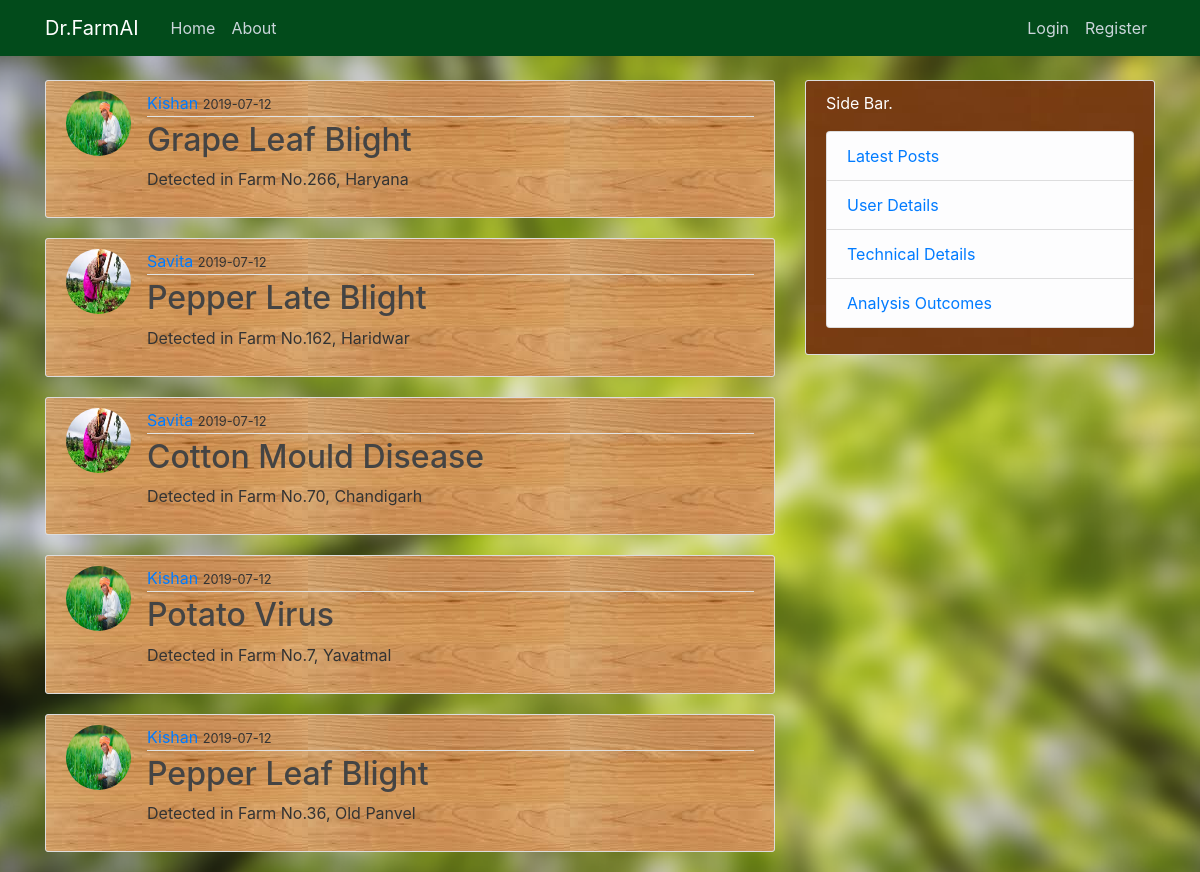
The page /home on the database its author committed.
### flaskblog/models.py (models this page shows, shortened)
class Post(db.Model):
    id = db.Column(db.Integer, primary_key=True)
    title = db.Column(db.String(100), nullable=False)
    date_posted = db.Column(db.DateTime, nullable=False, default=datetime.utcnow)
    content = db.Column(db.Text, nullable=False)
    user_id = db.Column(db.Integer, db.ForeignKey('user.id'), nullable=False)

class User(db.Model,UserMixin):
    id = db.Column(db.Integer, primary_key=True)
    username = db.Column(db.String(20), unique=True, nullable=False)
    email = db.Column(db.String(120), unique=True, nullable=False)
    image_file = db.Column(db.String(20), nullable=False, default='default1.jpg')
    password = db.Column(db.String(60), nullable=False)
    posts = db.relationship('Post', backref='author', lazy=True)

### flaskblog/routs.py (the view)
@app.route("/")
@app.route("/home")
def home():
    posts=Post.query.order_by(Post.date_posted.desc()).all()
    return render_template('home.html', posts=posts)

### flaskblog/templates/home.html
{% extends "layout.html" %}
{% block content %}
	{% for post in posts %}
		<article class="media content-section" style="background-image: url({{ url_for('static', filename='images-5.jpeg')}}) ">
      <img class="rounded-circle article-img" src="{{ url_for('static',filename='profile_pics/' + post.author.image_file)}}">
  		<div class="media-body" >
    		<div class="article-metadata">
      		<a href="{{ url_for('account') }}">{{ post.author.username }}</a>
      		<small >{{ post.date_posted.strftime('%Y-%m-%d') }}</small>
    		</div>
    	<h2><a class="article-title" href="{{ url_for('post',post_id=post.id) }}">{{ post.title }}</a></h2>
    	<p class="article-content">{{ post.content }}</p>
  		</div>
		</article>
	{% endfor %}
{% endblock %}

### flaskblog/templates/layout.html (shortened to what this page needs)
<!DOCTYPE html>
<html>
<head>
    <link rel="stylesheet" href="https://maxcdn.bootstrapcdn.com/bootstrap/4.0.0/css/bootstrap.min.css">
    <link rel="stylesheet" type="text/css" href="{{ url_for('static', filename='main.css') }}">
</head>
<body style="background-image: url({{ url_for('static', filename='try3.png')}})">
    <header class="site-header" style="background: #024B1B">
      <nav class="navbar navbar-expand-md navbar-dark bg-steel fixed-top" style="background: #024B1B" >
        <div class="container">
          <a class="navbar-brand mr-4" href="/">Dr.FarmAI</a>
          <div class="collapse navbar-collapse" id="navbarToggle">
            <div class="navbar-nav mr-auto">
              <a class="nav-item nav-link" href="{{ url_for('home') }}">Home</a>
              <a class="nav-item nav-link" href="{{ url_for('about') }}">About</a>
            </div>
            <div class="navbar-nav" >
              {% if current_user.is_authenticated %}
                <a class="nav-item nav-link" href="{{ url_for('new_post') }}">New Post</a>
                <a class="nav-item nav-link" href="{{ url_for('account') }}">Account</a>
                <a class="nav-item nav-link" href="{{ url_for('static', filename='analysis.html') }}">Start Analysis</a>
                <a class="nav-item nav-link" href="{{ url_for('static', filename='solutions.html') }}">Solutions</a>
                <a class="nav-item nav-link" href="{{ url_for('logout') }}">Logout</a>
              {% else %}
                <a class="nav-item nav-link" href="{{ url_for('login') }}">Login</a>
                <a class="nav-item nav-link" href="{{ url_for('register') }}">Register</a>
              {% endif %}
            </div>
          </div>
        </div>
      </nav>
    </header>
    <main role="main" class="container bg">
      <div class="row" >
        <div class="col-md-8">
          {% block content %}{% endblock %}
        </div>
        <div class="col-md-4" >
          <div class="content-section" style="background-image: url({{ url_for('static', filename='images-4.jpeg')}}) ">
            <p style="color: white">Side Bar.
              <ul class="list-group">
                <li class="list-group-item list-group-item-light" ><a href="{{ url_for('home')}}" >Latest Posts</a></li>
                <li class="list-group-item list-group-item-light"><a href="{{ url_for('account') }}">User Details</a></li>
                <li class="list-group-item list-group-item-light"><a href="{{ url_for('about') }}">Technical Details</a></li>
                <li class="list-group-item list-group-item-light"><a href="{{ url_for('account') }}">Analysis Outcomes</a></li>
              </ul>
            </p>
          </div>
        </div>
      </div>
    </main>
</body>
</html>

### flaskblog/static/main.css (style rules this page uses)
body { background: #fafafa; color: #333333; margin-top: 5rem; }
h1, h2, h3, h4, h5, h6 { color: #444444; }
.bg-steel { background-color: #5f788a; }
.site-header .navbar-nav .nav-link { color: #cbd5db; }
.content-section { background: #ffffff; padding: 10px 20px; border: 1px solid #dddddd; border-radius: 3px; margin-bottom: 20px; }
.article-title { color: #444444; }
.article-content { white-space: pre-line; }
.article-img { height: 65px; width: 65px; margin-right: 16px; }
.article-metadata { padding-bottom: 1px; margin-bottom: 4px; border-bottom: 1px solid #e3e3e3 }

### rows shown on the page
Post: image_file (placeholder picture), author.username "Kishan", date_posted "2019-07-12", title "Grape Leaf Blight", content "Detected in Farm No.266, Haryana"
Post: image_file (placeholder picture), author.username "Savita", date_posted "2019-07-12", title "Pepper Late Blight", content "Detected in Farm No.162, Haridwar"
Post: image_file (placeholder picture), author.username "Savita", date_posted "2019-07-12", title "Cotton Mould Disease", content "Detected in Farm No.70, Chandigarh"
Post: image_file (placeholder picture), author.username "Kishan", date_posted "2019-07-12", title "Potato Virus", content "Detected in Farm No.7, Yavatmal"
Post: image_file (placeholder picture), author.username "Kishan", date_posted "2019-07-12", title "Pepper Leaf Blight", content "Detected in Farm No.36, Old Panvel"
